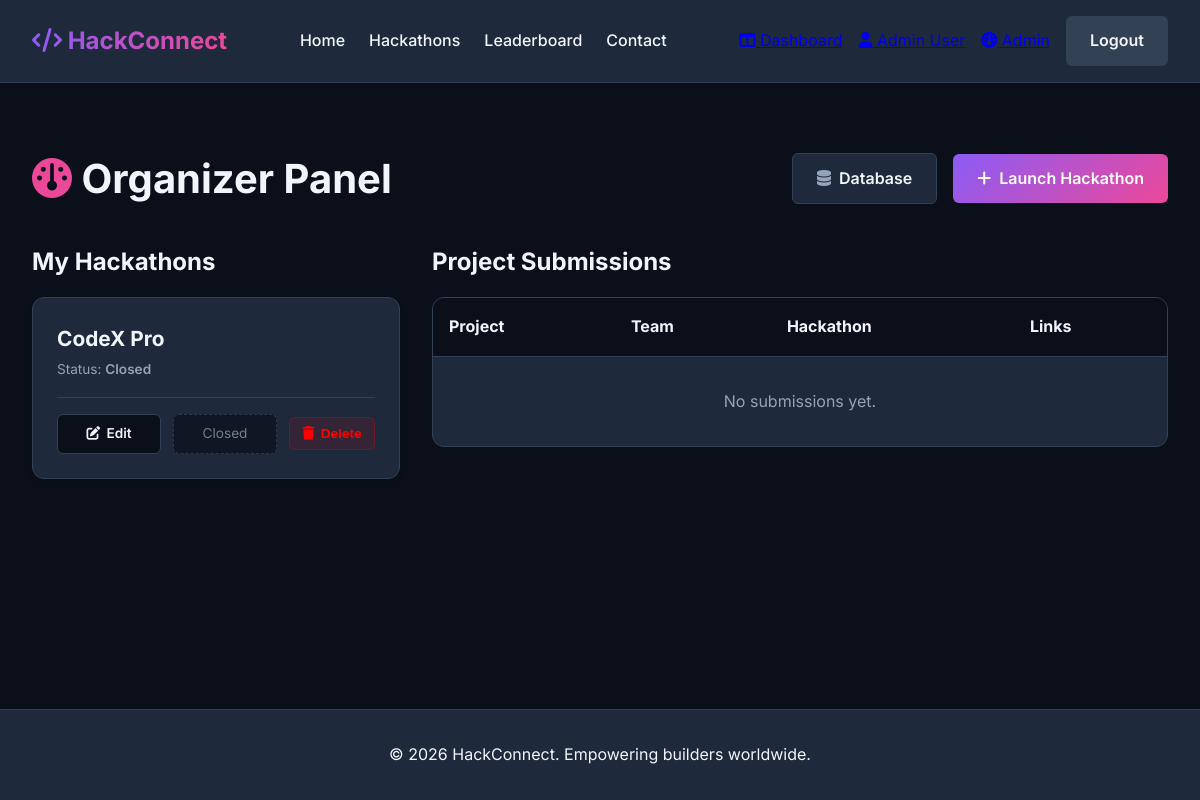
Page /admin (signed in) on the earlier database version.
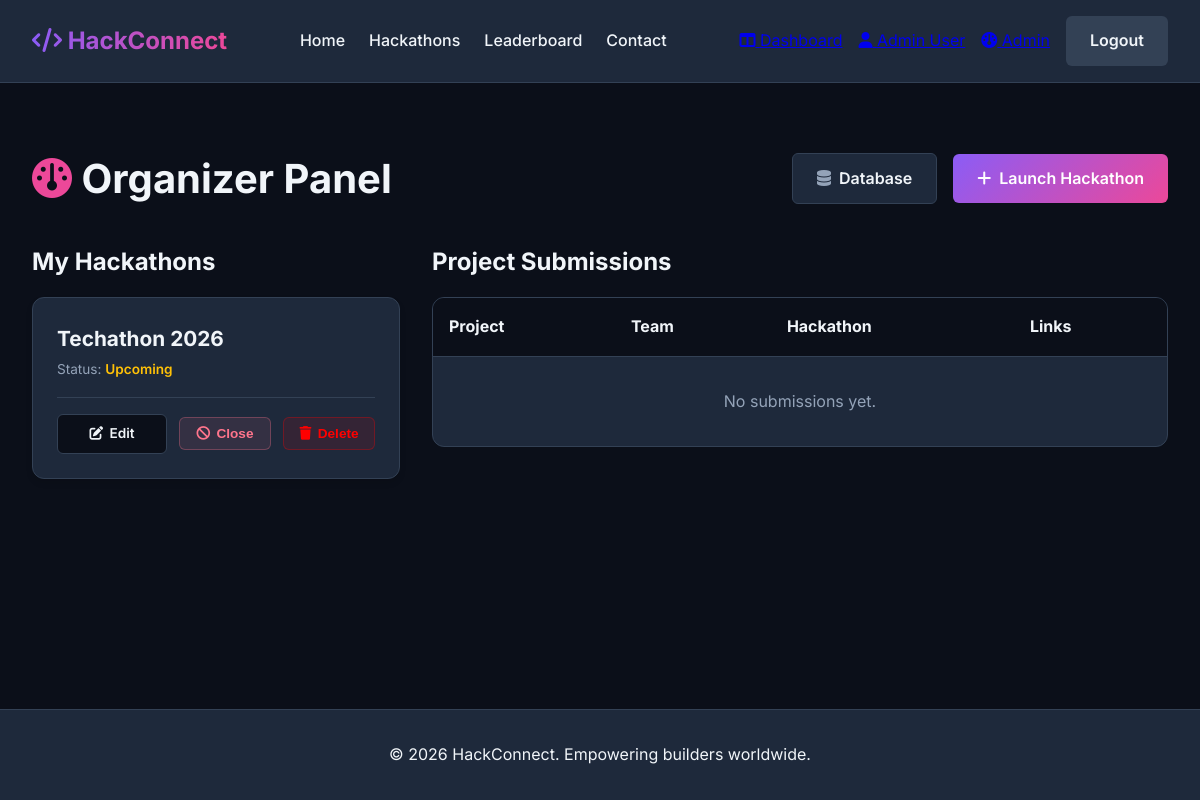
Same page on the later database version.
### tables this page shows
CREATE TABLE hackathons (
    id INTEGER PRIMARY KEY AUTOINCREMENT,
    title TEXT NOT NULL,
    description TEXT NOT NULL,
    start_date TEXT NOT NULL,
    end_date TEXT NOT NULL,
    theme TEXT,
    rules TEXT,
    prize_info TEXT,
    status TEXT DEFAULT 'upcoming', -- 'upcoming', 'active', 'completed'
    organizer_id INTEGER NOT NULL, prizes TEXT,
    FOREIGN KEY(organizer_id) REFERENCES users(id)
);

### app.py (the view)
@app.route('/admin')
def admin():
    if g.user is None or g.user['role'] not in ['admin', 'organizer']:
        flash('Unauthorized access.', 'error')
        return redirect(url_for('index'))
    conn = get_db_connection()
    hackathons = conn.execute('SELECT * FROM hackathons WHERE organizer_id = ?', (g.user['id'],)).fetchall()
    submissions = conn.execute('''
        SELECT s.*, t.name as team_name, h.title as hackathon_title
        FROM submissions s
        JOIN teams t ON s.team_id = t.id
        JOIN hackathons h ON s.hackathon_id = h.id
        WHERE h.organizer_id = ?
    ''', (g.user['id'],)).fetchall()
    conn.close()
    return render_template('admin.html', hackathons=hackathons, submissions=submissions)

### app.py (called while the page is built)
def get_db_connection():
    conn = sqlite3.connect('database.db')
    conn.row_factory = sqlite3.Row
    return conn

@app.before_request
def load_logged_in_user():
    user_id = session.get('user_id')
    if user_id is None:
        g.user = None
    else:
        conn = get_db_connection()
        user = conn.execute('SELECT * FROM users WHERE id = ?', (user_id,)).fetchone()
        conn.close()
        if user:
            g.user = dict(user)
        else:
            g.user = None

### templates/admin.html (shortened to what the changed rows need)
{% extends "layout.html" %}
{% block content %}
<div style="margin-top: 2rem; margin-bottom: 2rem; display: flex; justify-content: space-between; align-items: center; flex-wrap: wrap; gap: 1rem;">
    <h1 style="font-size: 2.5rem; margin: 0;"><i class="fa-solid fa-gauge" style="color: var(--gradient-end);"></i> Organizer Panel</h1>
</div>
<div style="display: flex; gap: 2rem; flex-wrap: wrap;">
    <div style="flex: 1; min-width: 300px;">
        <h2 style="font-size: 1.5rem; margin-bottom: 1rem;">My Hackathons</h2>
        {% for hc in hackathons %}
            <div style="background: var(--card-bg); border: 1px solid var(--border-color); border-radius: 12px; padding: 1.5rem; margin-bottom: 1rem; transition: transform 0.2s; box-shadow: 0 4px 6px rgba(0,0,0,0.1);" onmouseover="this.style.transform='translateY(-2px)'" onmouseout="this.style.transform='translateY(0)'">
                <div style="display: flex; justify-content: space-between; align-items: flex-start; margin-bottom: 1rem;">
                    <div>
                        <h3 style="margin-bottom: 0.25rem; font-size: 1.3rem;">{{ hc.title }}</h3>
                        <p style="color: var(--text-muted); font-size: 0.85rem; margin: 0;">Status: <span style="font-weight: 600; color: {% if hc.status == 'active' %}#4CAF50{% elif hc.status == 'upcoming' %}#FFC107{% else %}var(--text-muted){% endif %}; text-transform: capitalize;">{{ hc.status }}</span></p>
                    </div>
                </div>
                <div style="display: flex; gap: 0.75rem; align-items: center; border-top: 1px solid var(--border-color); padding-top: 1rem; margin-top: 0.5rem;">
                    <a href="{{ url_for('edit_hackathon', id=hc.id) }}" class="btn" style="flex: 1; text-align: center; background: var(--bg-color); color: var(--text-color); border: 1px solid var(--border-color); padding: 0.5rem; font-size: 0.85rem; text-decoration: none; border-radius: 6px;"><i class="fa-solid fa-pen-to-square" style="margin-right: 0.4rem;"></i>Edit</a>
                    {% if hc.status != 'closed' %}
                    <form action="{{ url_for('close_hackathon', id=hc.id) }}" method="POST" style="margin: 0; flex: 1;" onsubmit="return confirm('Are you sure you want to officially close this hackathon?');">
                        <button type="submit" class="btn" style="width: 100%; background: rgba(255, 117, 140, 0.1); color: #ff758c; border: 1px solid rgba(255, 117, 140, 0.3); padding: 0.5rem; font-size: 0.85rem; border-radius: 6px;"><i class="fa-solid fa-ban" style="margin-right: 0.4rem;"></i>Close</button>
                    </form>
                    {% else %}
                    <div style="flex: 1; text-align: center; background: var(--bg-color); color: var(--text-muted); border: 1px dashed var(--border-color); padding: 0.5rem; font-size: 0.85rem; border-radius: 6px; cursor: not-allowed; opacity: 0.7;">Closed</div>
                    {% endif %}
                    <form action="{{ url_for('delete_hackathon', id=hc.id) }}" method="POST" style="margin: 0; flex: 1;" onsubmit="return confirm('Are you sure you want to delete this hackathon? This action cannot be undone.');">
                        <button type="submit" class="btn" style="width: 100%; background: rgba(255, 0, 0, 0.1); color: #ff0000; border: 1px solid rgba(255, 0, 0, 0.3); padding: 0.5rem; font-size: 0.85rem; border-radius: 6px;"><i class="fa-solid fa-trash" style="margin-right: 0.4rem;"></i>Delete</button>
                    </form>
                </div>
            </div>
        {% else %}
            <p style="color: var(--text-muted);">No hackathons created yet.</p>
        {% endfor %}
    </div>
    <div style="flex: 2; min-width: 300px;">
        <h2 style="font-size: 1.5rem; margin-bottom: 1rem;">Project Submissions</h2>
        <div style="background: var(--card-bg); border: 1px solid var(--border-color); border-radius: 12px; overflow: hidden;">
            <table style="width: 100%; border-collapse: collapse;">
                <thead style="background: var(--bg-color); text-align: left; border-bottom: 1px solid var(--border-color);">
                    <tr>
                        <th style="padding: 1rem;">Project</th>
                        <th style="padding: 1rem;">Team</th>
                        <th style="padding: 1rem;">Hackathon</th>
                        <th style="padding: 1rem;">Links</th>
                    </tr>
                </thead>
            </table>
        </div>
    </div>
</div>
{% endblock %}

Differences in the rows shown:
removed hackathons: title "CodeX Pro", status "Closed"
added hackathons: title "Techathon 2026", status "Upcoming"
